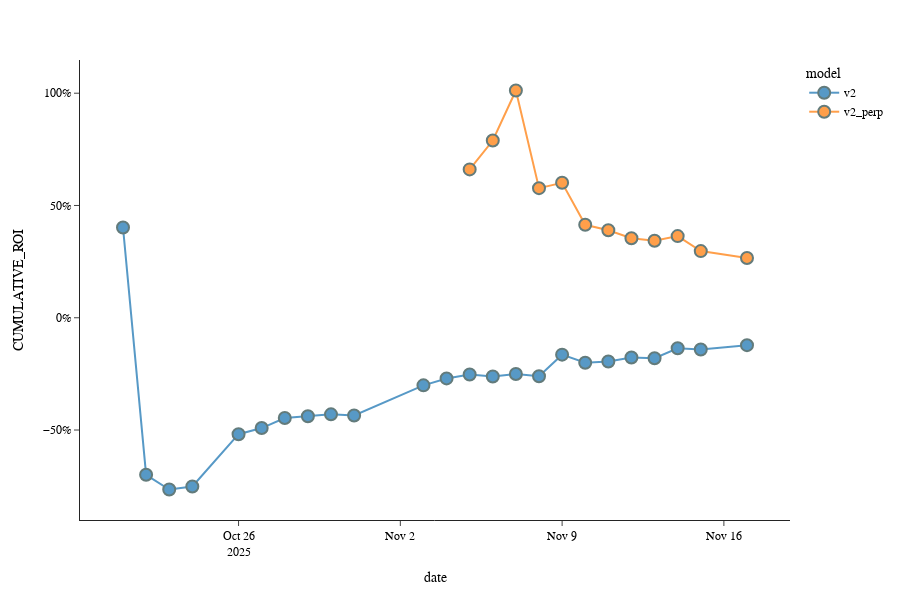

Notebook code cell kept with this figure:
### Code cell
fig = px.scatter(
        df_hist_agg,
        x='date',
        y='CUMULATIVE_ROI',
        color='model',
        template='simple_white',

    )

fig.update_layout(
            # title=f"Active / Canceled Subscription Count for {customer_id}<br><sup>{viz_tag}</sup>",
            font_family='Futura',
            height=600,
            font_color='black',
            showlegend=True,
            hovermode='x unified'
        )
fig.update_traces(mode='lines+markers',
                    opacity=.75,
                    marker=dict(size=12,line=dict(width=2,color='DarkSlateGrey'))
                    )
fig.update_xaxes(
            # title='Analytics Date',

                        )
fig.update_yaxes(
    tickformat = ',.0%'
            # title='Product Count',

                        )

fig.show()

### Figure 1 — Plotly figure (JSON) as saved in the notebook; plotly's stock layout.template omitted (floating-point values rounded to 4 significant figures)
{"data": [{"hovertemplate": "model=v2<br>date=%{x}<br>CUMULATIVE_ROI=%{y}<extra></extra>", "legendgroup": "v2", "marker": {"color": "#1F77B4", "line": {"color": "DarkSlateGrey", "width": 2}, "size": 12, "symbol": "circle"}, "mode": "lines+markers", "name": "v2", "opacity": 0.75, "orientation": "v", "showlegend": true, "type": "scatter", "x": ["2025-10-21T00:00:00.000000000", "2025-10-22T00:00:00.000000000", "2025-10-23T00:00:00.000000000", "2025-10-24T00:00:00.000000000", "2025-10-26T00:00:00.000000000", "2025-10-27T00:00:00.000000000", "2025-10-28T00:00:00.000000000", "2025-10-29T00:00:00.000000000", "2025-10-30T00:00:00.000000000", "2025-10-31T00:00:00.000000000", "2025-11-03T00:00:00.000000000", "2025-11-04T00:00:00.000000000", "2025-11-05T00:00:00.000000000", "2025-11-06T00:00:00.000000000", "2025-11-07T00:00:00.000000000", "2025-11-08T00:00:00.000000000", "2025-11-09T00:00:00.000000000", "2025-11-10T00:00:00.000000000", "2025-11-11T00:00:00.000000000", "2025-11-12T00:00:00.000000000", "2025-11-13T00:00:00.000000000", "2025-11-14T00:00:00.000000000", "2025-11-15T00:00:00.000000000", "2025-11-17T00:00:00.000000000"], "xaxis": "x", "y": [0.4023, -0.6993, -0.7648, -0.7513, -0.5185, -0.4913, -0.4467, -0.4388, -0.4301, -0.4353, -0.3011, -0.2701, -0.2527, -0.2616, -0.2503, -0.2602, -0.1644, -0.2001, -0.1945, -0.177, -0.1801, -0.136, -0.1413, -0.1221], "yaxis": "y"}, {"hovertemplate": "model=v2_perp<br>date=%{x}<br>CUMULATIVE_ROI=%{y}<extra></extra>", "legendgroup": "v2_perp", "marker": {"color": "#FF7F0E", "line": {"color": "DarkSlateGrey", "width": 2}, "size": 12, "symbol": "circle"}, "mode": "lines+markers", "name": "v2_perp", "opacity": 0.75, "orientation": "v", "showlegend": true, "type": "scatter", "x": ["2025-11-05T00:00:00.000000000", "2025-11-06T00:00:00.000000000", "2025-11-07T00:00:00.000000000", "2025-11-08T00:00:00.000000000", "2025-11-09T00:00:00.000000000", "2025-11-10T00:00:00.000000000", "2025-11-11T00:00:00.000000000", "2025-11-12T00:00:00.000000000", "2025-11-13T00:00:00.000000000", "2025-11-14T00:00:00.000000000", "2025-11-15T00:00:00.000000000", "2025-11-17T00:00:00.000000000"], "xaxis": "x", "y": [0.6607, 0.7893, 1.012, 0.5771, 0.601, 0.414, 0.3894, 0.3541, 0.3429, 0.3636, 0.2969, 0.2658], "yaxis": "y"}], "layout": {"font": {"color": "black", "family": "Futura"}, "height": 600, "hovermode": "x unified", "legend": {"title": {"text": "model"}, "tracegroupgap": 0}, "margin": {"t": 60}, "showlegend": true, "xaxis": {"anchor": "y", "domain": [0, 1], "title": {"text": "date"}}, "yaxis": {"anchor": "x", "domain": [0, 1], "tickformat": ",.0%", "title": {"text": "CUMULATIVE_ROI"}}}}
